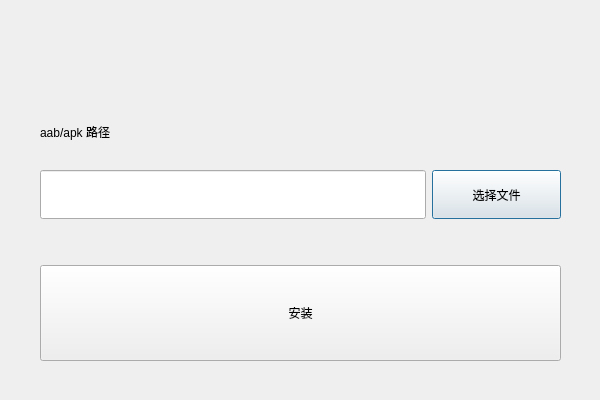
<?xml version="1.0" encoding="UTF-8"?>
<ui version="4.0">
 <class>install_dialog</class>
 <widget class="QDialog" name="install_dialog">
  <property name="geometry">
   <rect>
    <x>0</x>
    <y>0</y>
    <width>600</width>
    <height>400</height>
   </rect>
  </property>
  <property name="windowTitle">
   <string>Dialog</string>
  </property>
  <widget class="QWidget" name="verticalLayoutWidget_2">
   <property name="geometry">
    <rect>
     <x>0</x>
     <y>0</y>
     <width>601</width>
     <height>401</height>
    </rect>
   </property>
   <layout class="QVBoxLayout" name="verticalLayout_2" stretch="3,17">
    <item>
     <layout class="QHBoxLayout" name="install_dialog_title_bar"/>
    </item>
    <item>
     <layout class="QVBoxLayout" name="verticalLayout" stretch="4,3,0,6">
      <property name="leftMargin">
       <number>40</number>
      </property>
      <property name="topMargin">
       <number>40</number>
      </property>
      <property name="rightMargin">
       <number>40</number>
      </property>
      <property name="bottomMargin">
       <number>40</number>
      </property>
      <item>
       <widget class="QLabel" name="install_path_label">
        <property name="text">
         <string>aab/apk 路径</string>
        </property>
       </widget>
      </item>
      <item>
       <layout class="QHBoxLayout" name="horizontalLayout" stretch="3,1">
        <item>
         <widget class="QLineEdit" name="install_path_edt">
          <property name="sizePolicy">
           <sizepolicy hsizetype="Expanding" vsizetype="Expanding">
            <horstretch>0</horstretch>
            <verstretch>0</verstretch>
           </sizepolicy>
          </property>
         </widget>
        </item>
        <item>
         <widget class="QPushButton" name="install_path_btn">
          <property name="sizePolicy">
           <sizepolicy hsizetype="Preferred" vsizetype="Preferred">
            <horstretch>0</horstretch>
            <verstretch>0</verstretch>
           </sizepolicy>
          </property>
          <property name="text">
           <string>选择文件</string>
          </property>
         </widget>
        </item>
       </layout>
      </item>
      <item>
       <spacer name="verticalSpacer">
        <property name="orientation">
         <enum>Qt::Vertical</enum>
        </property>
        <property name="sizeHint" stdset="0">
         <size>
          <width>20</width>
          <height>40</height>
         </size>
        </property>
       </spacer>
      </item>
      <item>
       <widget class="QPushButton" name="install_btn">
        <property name="sizePolicy">
         <sizepolicy hsizetype="Preferred" vsizetype="Preferred">
          <horstretch>0</horstretch>
          <verstretch>0</verstretch>
         </sizepolicy>
        </property>
        <property name="text">
         <string>安装</string>
        </property>
       </widget>
      </item>
     </layout>
    </item>
   </layout>
  </widget>
 </widget>
 <resources/>
 <connections/>
</ui>
